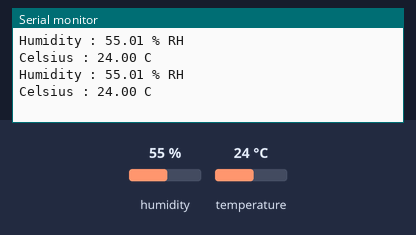
Simulated run of this sketch. Board: Arduino Uno, built with avr-gcc and run on an emulated ATmega328P. On the bench: the last lines printed to the serial monitor. Wiring (inferred from the names in the program): HTU21/Si7021 sensor at I2C address 0x40. The test bench sets the inputs (shaded band); at power-on: humidity 55 %, temperature 24 °C.

Above: at 11.0 s.
11.1 s: humidity set to 22 %
At 21.1 s:
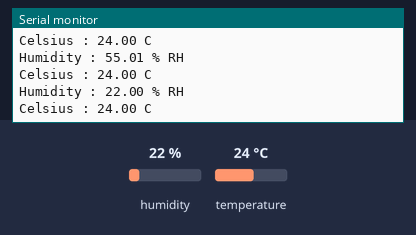
21.3 s: temperature set to 12 °C
At 31.3 s:
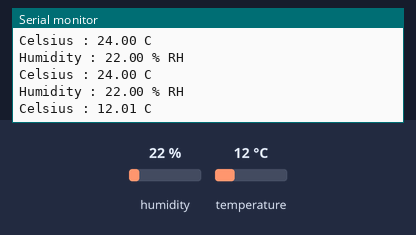
31.5 s: humidity set to 40 %
At 42.3 s:
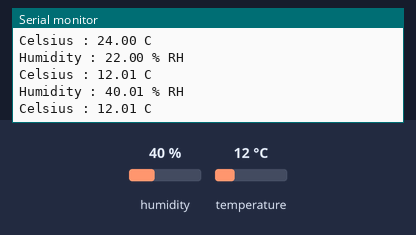
Timing chart, 0 to 43.8 s (numbered marks = the images above; inputs shaded):
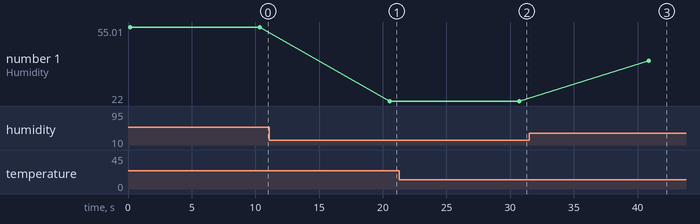

The sketch:

SI7021_Hold.ino
```cpp
 /******************************I2C COMMAND TABLE*****************************
  * Measure Relative Humidity, Hold Master Mode         0xE5
  * Measure Relative Humidity, No Hold Master Mode      0xF5
  * Measure Temperature, Hold Master Mode               0xE3
  * Measure Temperature, No Hold Master Mode            0xF3
  * Read Temperature Value from Previous RH Measurement 0xE0
  * Reset                                               0xFE
  * Write RH/T User Register 1                          0xE6
  * Read RH/T User Register 1                           0xE7
  * Write Heater Control Register                       0x51
  * Read Heater Control Register                        0x11
  * Read Electronic ID 1st Byte                         0xFA 0x0F
  * Read Electronic ID 2nd Byte                         0xFC 0xC9
  * Read Firmware Revision                              0x84 0xB8
  *
  * source datasheet
  */

// This library allows you to communicate with I2C.
#include <Wire.h>

// SI7021 I2C address is 0x40(64)
#define si7021Addr 0x40

// data pins for i2c, can be anything for ESP8266
// for Arduino:
// Board              I2C / TWI pins
// Uno, Ethernet      A4 (SDA),   A5 (SCL)
// Mega2560           20 (SDA),   21 (SCL)
// Leonardo            2 (SDA),    3 (SCL)
// Due                20 (SDA),   21 (SCL)

// function for reading values into a array of unsigned int data[2]
// from the Si7021 with a specific i2c address si7021Addr=0x40
// with one of the commands listed above. Function body at the end of this sketch
void getSiData(unsigned int *_ret_data, byte _i2c_command);

void setup()
{
  // Initiate the Wire library and join the I2C bus
  Wire.begin();

  // Initiate serial communication
  Serial.begin(115200);

  //reset sensor by sending 0xFE command to the Si7021 address
  Wire.beginTransmission(si7021Addr);
  Wire.write(0xFE); // Write reset command
  Wire.endTransmission();
  delay(15); // Default = 15ms


}

void loop()
{
  //sensor returns 2 bytes via I2C. It will be converted to temperature or humidity later
  unsigned int data[2];

  //Send humidity measurement command and get response into the array 'data'
  getSiData(data, 0xE5);

  // Convert the data
  float humidity  = ((data[0] * 256.0) + data[1]);
  humidity = ((125 * humidity) / 65536.0) - 6;

  // Send temperature measurement command
  getSiData(data, 0xE3);


  // Convert the data
  float temp  = ((data[0] * 256.0) + data[1]);
  float celsTemp = ((175.72 * temp) / 65536.0) - 46.85;
  float fahrTemp = celsTemp * 1.8 + 32;

  // Output data to serial monitor
  Serial.print("Humidity : ");
  Serial.print(humidity);
  Serial.println(" % RH");
  Serial.print("Celsius : ");
  Serial.print(celsTemp);
  Serial.println(" C");

  delay(10000);
}

void getSiData(unsigned int *_ret_data, byte _i2c_command)
{

  // start i2c communication
  Wire.beginTransmission(si7021Addr);

  //send i2c command to sensor
  Wire.write(_i2c_command);

  // we are done with our transmission...close i2c communication
  Wire.endTransmission();
  delay(85);

  // Request 2 bytes of data
  Wire.requestFrom(si7021Addr, 2);

  // Read 2 bytes of data and save it to _ret_data which points to 'data[2]'
  if(Wire.available() == 2)
  {
    _ret_data[0] = Wire.read();
    _ret_data[1] = Wire.read();
  }
}
```

Measured:
- after the input at 11.1 s, the serial monitor: prints a new line after 9.4 s (image 1)
- after the input at 21.3 s, the serial monitor: prints a new line after 9.4 s (image 2)
- after the input at 31.5 s, the serial monitor: prints a new line after 9.4 s (image 3)
- plotted number 1: 55.01 → 22 after the input at 11.1 s, 22 → 40.01 after the input at 31.5 s
